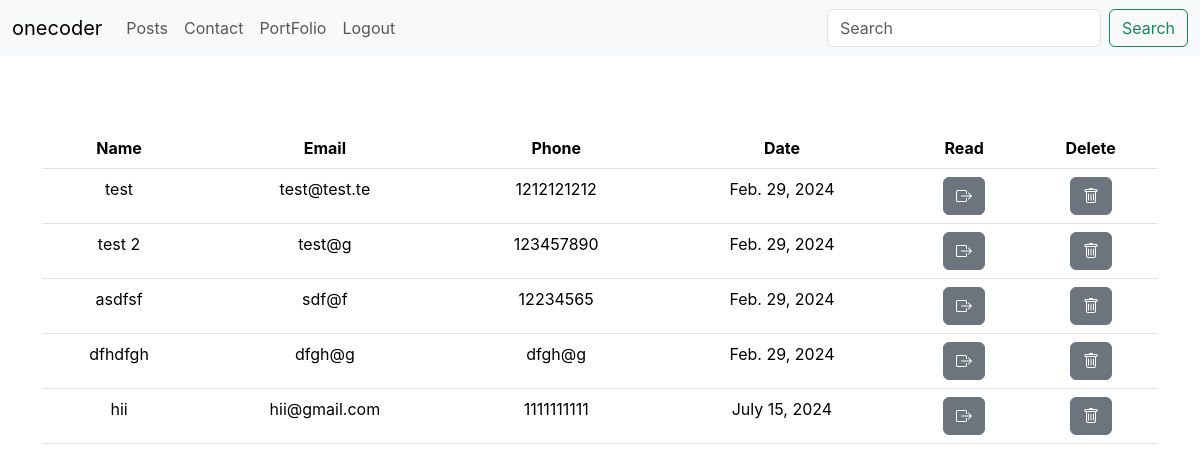
Screenshot of /contactform/ with the database file from the repository.
### user/models.py (models this page shows, shortened)
class Contact(models.Model):
    name=models.CharField(max_length=70)
    email=models.CharField(max_length=70)
    phone=models.CharField(max_length=10)
    msg=models.TextField()
    date=models.DateField()

### user/views.py (the view)
# urls.py: path('contactform/', views.contactform),
def contactform(request):
    form=Contact.objects.all()
    param={
        'form' : form,
    }
    return render(request, 'contactform.html',param)

### templates/contactform.html (shortened to what this page needs)
{% extends "loginbase.html" %}
{%load static%}
{%block body%}
<div class="container py-4 my-4">
  {%if form%}
<table class="table table-hover my-4 text-center">
    <thead>
      <tr>
        <th scope="col">Name</th>
        <th scope="col">Email</th>
        <th scope="col">Phone</th>
        <th scope="col">Date</th>
        <th scope="col">Read</th>
        <th scope="col">Delete</th>
      </tr>
    </thead>
    <tbody>
    {%for i in form %}
    <tr>
      <td>{{i.name}}</td>
      <td>{{i.email}}</td>
      <td>{{i.phone}}</td>
      <td>{{i.date}}</td>
      <td><a href="/contactdetails/{{i.id}}"><button type="button" class="btn btn-secondary"></button></a> </td>
      <td><a href="/deletecontact/{{i.id}}"><button type="button" class="btn btn-secondary">
      </button></a></td>
    </tr>
  {%endfor%}
</tbody>
</table>
{%else%}
<div class="text-center">
No Contact Found<hr />
</div>
{%endif%}
{%endblock%}

### static/style.css (style rules this page uses)
* { margin:0 }
* { margin: 0; padding: 0; box-sizing: border-box; }
body { font-family: "Inter", sans-serif; }
.bi { vertical-align: -.125em; fill: currentColor; }

### rows the page displays
Contact: name "test", email "test@test.te", phone "1212121212", date "Feb. 29, 2024"
Contact: name "test 2", email "test@g", phone "123457890", date "Feb. 29, 2024"
Contact: name "asdfsf", email "sdf@f", phone "12234565", date "Feb. 29, 2024"
Contact: name "dfhdfgh", email "dfgh@g", phone "dfgh@g", date "Feb. 29, 2024"
Contact: name "hii", email "hii@gmail.com", phone "1111111111", date "July 15, 2024"
